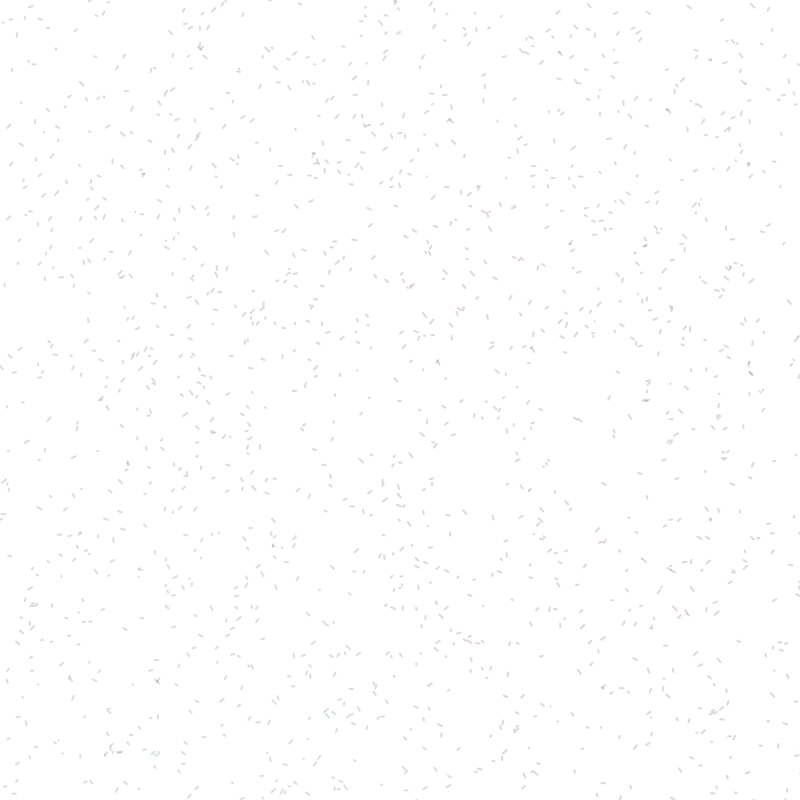
Frame 1 (no input)
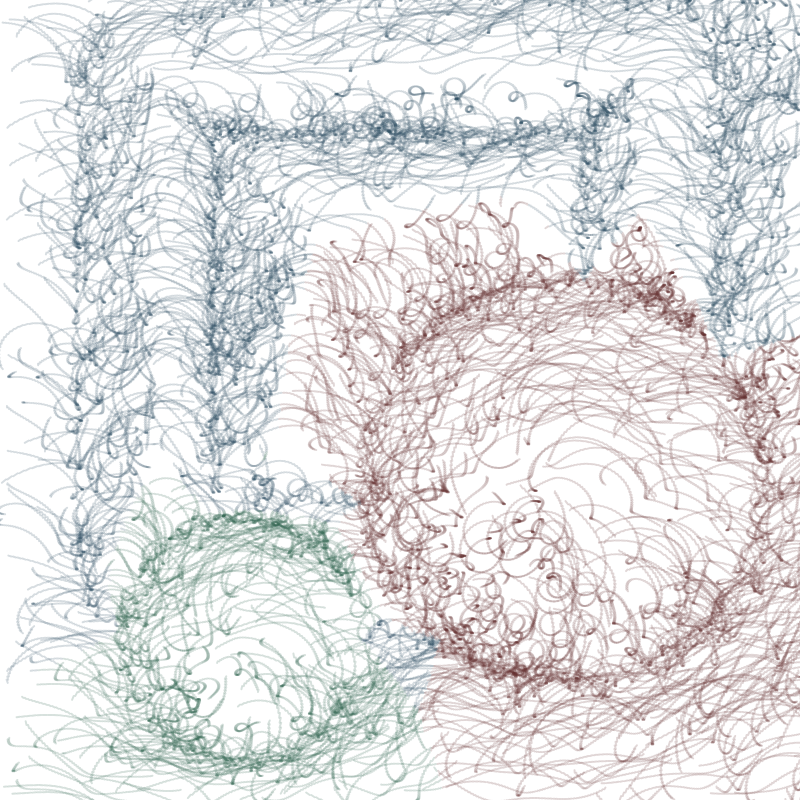
Frame 60 (no input)
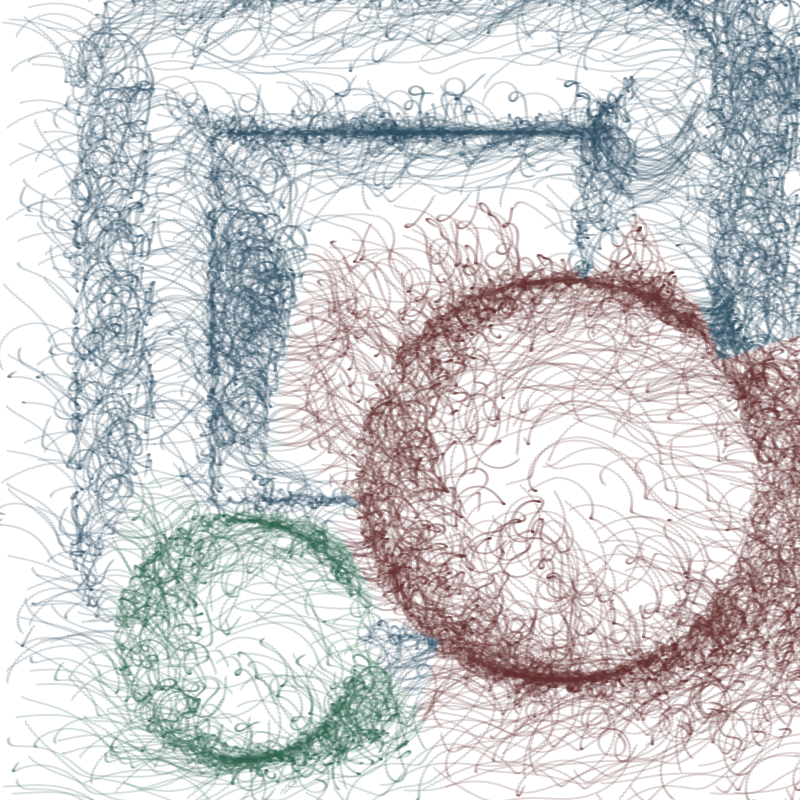
Frame 120 (the mouse pressed at the canvas centre since frame 60)

The p5.js sketch that drew these frames (run headless with seeded random() and noise() and a simulated clock; from frame 60 on, the mouse is pressed at the canvas centre):

// p5.js sketch
// ── sketch.js

let partis = [];
let maxpartis = 1500;
let w = 800;
let h = 800;
let color;

function setup() {
  createCanvas(w, h);
  for (let i=0; i<maxpartis; i++) {
    let p = createVector(random()-.5, random()-.5);
    let d = createVector(random()-.5, random()-.5);
    let par = {pos: p, dir: d, speed: 0};
    partis.push(par);
  }
}

function boxi(p, r) {
  let ax = abs(p.x)-r;
  let ay = abs(p.y)-r;
  let bx = max(0,ax)+min(0,max(ax,ay));
  let by = max(0,ay)+min(0,max(ax,ay));
  return createVector(bx,by).mag();
}

function circ(p, r) {
  let d = p.mag() - r;
  return d;
}

function de(p) {
  let pp = p.copy();
  pp.add(.0,.1);
  let c1 = abs(boxi(pp, .3)-.1);
  pp.add(-.2,-.2);
  let c2 = circ(pp, .25);
  pp.add(.4,-.2);
  let c3 = circ(pp, .15);
  let d = min(c1, c2);
  if (d == c1) color = 1;
  if (d == c2) color = 2;
  d = min(d, c3);
  if (d == c3) color = 0;
  return d;
}

function norma(p) {
  let e = .01;
  let p1 = p.copy();
  let p2 = p.copy();
  p1.add(e, 0);
  p2.add(0, e);
  let dx = de(p1);
  let dy = de(p2);
  let d = de(p);
  let n = createVector(dx, dy);
  n.sub(createVector(d, d));
  n.normalize();
  return n;
}

function sign(v) {
  return v>0?1:-1;
}
let t=0;
function draw() {
  t++;
  translate(w*.5,h*.5);
  //scatteredPoints();return;
  stroke(0,0,0,100);
  strokeWeight(2);
  for (let i = 0; i<maxpartis; i++) {
    let pos = partis[i].pos;
    pos.add(.002);
    let prevpos = pos.copy();
    let dir = partis[i].dir;
    let speed = partis[i].speed;
    let d = de(pos);
    let n = norma(pos);
    n.mult(sign(d));
    dir.lerp(n, .03);
    dir.rotate(sin(t*.05)*.2);
    //dir.mult(sign(d));
    speed = -0.01;
    let adv = dir.copy();
    adv.mult(speed);
    pos.add(adv);
    partis[i].pos = pos;
    partis[i].dir = dir;
    partis[i].speed = speed;
    if (color == 0) stroke(50,100,80,50);
    if (color == 1) stroke(50,80,100,50);
    if (color == 2) stroke(100,50,50,50);
    line(pos.x*w, pos.y*h, prevpos.x*w, prevpos.y*h);
  }  
}

function scatteredPoints() {
  stroke(0,0,0,0);
  for (let i = 0; i< 1000; i++) {
    let x = random() -.5;
    let y = random() -.5;
    let p = createVector(x,y);
    let n = norma(p);
    let d = de(p);
    fill(0,0,150,10-abs(d)*500);
    circle(x*w,y*h,5);
  }
}
